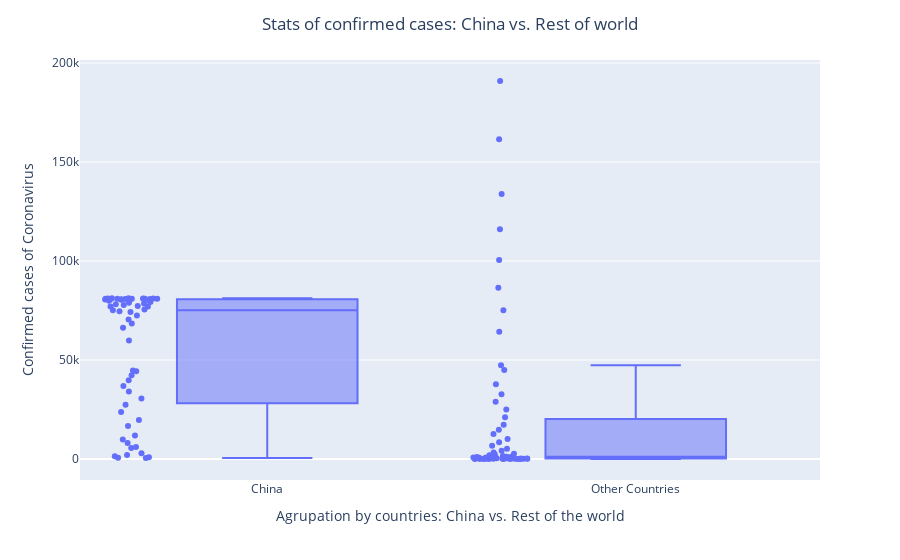

Notebook code cell kept with this figure:
### Code cell
fig = px.box(df_china_row, y="confirmed", x='class', 
             labels={'confirmed': f'Confirmed cases of Coronavirus',
            'class':'Agrupation by countries: China vs. Rest of the world'},
             points="all")
fig.update_layout(title_text="Stats of confirmed cases: China vs. Rest of world", title_x=0.5)
fig.show()

### Figure 1 — Plotly figure (JSON) as saved in the notebook; plotly's stock layout.template omitted (floating-point values rounded to 4 significant figures)
{"data": [{"alignmentgroup": "True", "boxpoints": "all", "hoverlabel": {"namelength": 0}, "hovertemplate": "Agrupation by countries: China vs. Rest of the world=%{x}<br>Confirmed cases of Coronavirus=%{y}", "legendgroup": "", "marker": {"color": "#636efa"}, "name": "", "notched": false, "offsetgroup": "", "orientation": "v", "showlegend": false, "type": "box", "x": ["China", "China", "China", "China", "China", "China", "China", "China", "China", "China", "China", "China", "China", "China", "China", "China", "China", "China", "China", "China", "China", "China", "China", "China", "China", "China", "China", "China", "China", "China", "China", "China", "China", "China", "China", "China", "China", "China", "China", "China", "China", "China", "China", "China", "China", "China", "China", "China", "China", "China", "China", "China", "China", "China", "China", "China", "China", "China", "China", "Other Countries", "Other Countries", "Other Countries", "Other Countries", "Other Countries", "Other Countries", "Other Countries", "Other Countries", "Other Countries", "Other Countries", "Other Countries", "Other Countries", "Other Countries", "Other Countries", "Other Countries", "Other Countries", "Other Countries", "Other Countries", "Other Countries", "Other Countries", "Other Countries", "Other Countries", "Other Countries", "Other Countries", "Other Countries", "Other Countries", "Other Countries", "Other Countries", "Other Countries", "Other Countries", "Other Countries", "Other Countries", "Other Countries", "Other Countries", "Other Countries", "Other Countries", "Other Countries", "Other Countries", "Other Countries", "Other Countries", "Other Countries", "Other Countries", "Other Countries", "Other Countries", "Other Countries", "Other Countries", "Other Countries", "Other Countries", "Other Countries", "Other Countries", "Other Countries", "Other Countries", "Other Countries", "Other Countries", "Other Countries", "Other Countries", "Other Countries", "Other Countries", "Other Countries"], "x0": " ", "xaxis": "x", "y": [548, 643, 920, 1406, 2075, 2877, 5509, 6087, 8141, 9802, 11891, 16630, 19716, 23707, 27440, 30587, 34110, 36814, 39829, 42354, 44386, 44759, 59895, 66358, 68413, 70513, 72434, 74211, 74619, 75077, 75550, 77001, 77022, 77241, 77754, 78166, 78600, 78928, 79356, 79932, 80136, 80261, 80386, 80537, 80690, 80770, 80823, 80860, 80887, 80921, 80932, 80945, 80977, 81003, 81033, 81058, 81102, 81156, 81250, 7, 10, 21, 28, 43, 50, 69, 79, 93, 125, 147, 157, 165, 185, 195, 230, 281, 306, 321, 408, 416, 462, 473, 527, 617, 711, 824, 925, 1020, 1120, 1273, 1578, 1943, 2327, 2659, 3229, 4154, 5192, 6655, 8437, 10170, 12579, 14734, 17345, 21094, 25051, 28972, 32701, 37705, 44945, 47412, 64255, 75128, 86455, 100526, 116094, 133810, 161552, 190917], "y0": " ", "yaxis": "y"}], "layout": {"boxmode": "group", "legend": {"tracegroupgap": 0}, "margin": {"t": 60}, "title": {"text": "Stats of confirmed cases: China vs. Rest of world", "x": 0.5}, "xaxis": {"anchor": "y", "domain": [0, 1], "title": {"text": "Agrupation by countries: China vs. Rest of the world"}}, "yaxis": {"anchor": "x", "domain": [0, 1], "title": {"text": "Confirmed cases of Coronavirus"}}}}
